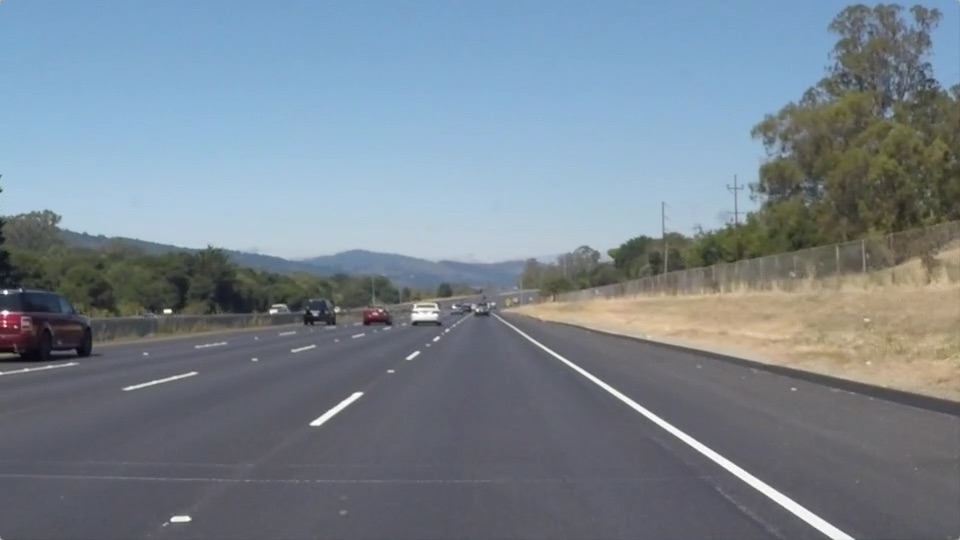
#> input picture images/swr.jpg, 960 x 540 px, found by its file name
$ jupyter execute project.ipynb
#> lines starting #> are read from the running program, lines starting #| are printed output that depends on the picture; after the words box and inside, x2 and y2 are one past the last pixel; in counts of white or black regions, pixels touching at a corner belong together
## CodeClause Internship Project - Road Lane Detection
Intern ID - CC51516

Intern Name - Sahib Preet Singh

Designation - Artificial Intelligence Intern

### Project Description
This project is based on the detection of road lanes. It is the base step of creating a self driving car project. In this I have collected trainig data from kaggle and captured the testing data on my own that is totally original.

[cell 1]
import matplotlib.pyplot as plt
import matplotlib.image as mpimg
import numpy as np
import cv2

[cell 2]
img1 = mpimg.imread("C:\python\CodeClauseInternship_RoadLaneDetection\images\swr.jpg")
#> img1 is the input picture: shape (540, 960, 3); mean R, G, B 120.3, 132.6, 143.7
yheight1 = img1.shape[0]
#> yheight1 = 540
xwidth1 = img1.shape[1]
#> xwidth1 = 960

img2 = mpimg.imread("C:\python\CodeClauseInternship_RoadLaneDetection\images\syl.jpg")
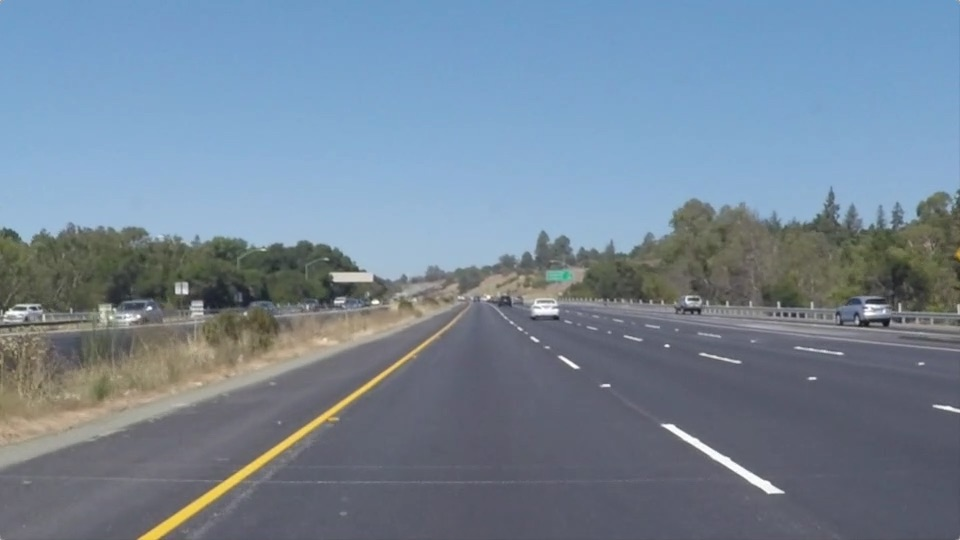
#> input picture images/syl.jpg, 960 x 540 px, found by its file name
#> img2 is the input picture: shape (540, 960, 3); mean R, G, B 116.5, 133.6, 150.8
yheight2 = img2.shape[0]
#> yheight2 = 540
xwidth2 = img2.shape[1]
#> xwidth2 = 960

### Pre-processing of the image using
1. Grayscale method
2. Gaussian blur

[cell 3]
def grayscale(image):
    return cv2.cvtColor(image, cv2.COLOR_RGB2GRAY)
graying1 = grayscale(img1)
graying2 = grayscale(img2)
#> in grayscale (call 2), `return cv2.cvtColor(image, cv2.COLOR_RGB2GRAY)`:
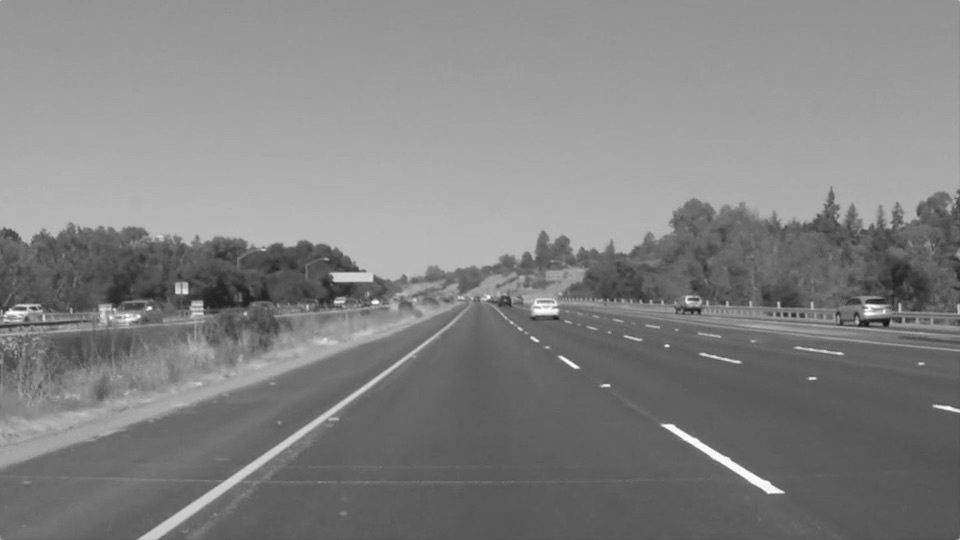
#> returned value: shape (540, 960); min 19, max 255, mean 130.4
plt.title("Grayscale Image")
plt.imshow(graying1, cmap='gray')
plt.show()
plt.title("Grayscale Image")
plt.imshow(graying2, cmap='gray')
plt.show()

[cell 4]
def gaussian_blur(image, kernel):
#> called with kernel = 3
    return cv2.GaussianBlur(image, (kernel, kernel), 0)
#> returned value: shape (540, 960, 3)

ksize = 3
gaussianBlur1 = gaussian_blur(img1, ksize)
gaussianBlur2 = gaussian_blur(img2, ksize)
plt.imshow(gaussianBlur1, cmap='gray')
plt.title("Blurred Image")
plt.show()
plt.imshow(gaussianBlur2, cmap='gray')
plt.title("Blurred Image")
plt.show()

### Canny Edge Detection

[cell 5]
def canny(img, low_threshold, high_threshold):
#> called with low_threshold = 150, high_threshold = 220
        return cv2.Canny(img, low_threshold, high_threshold)
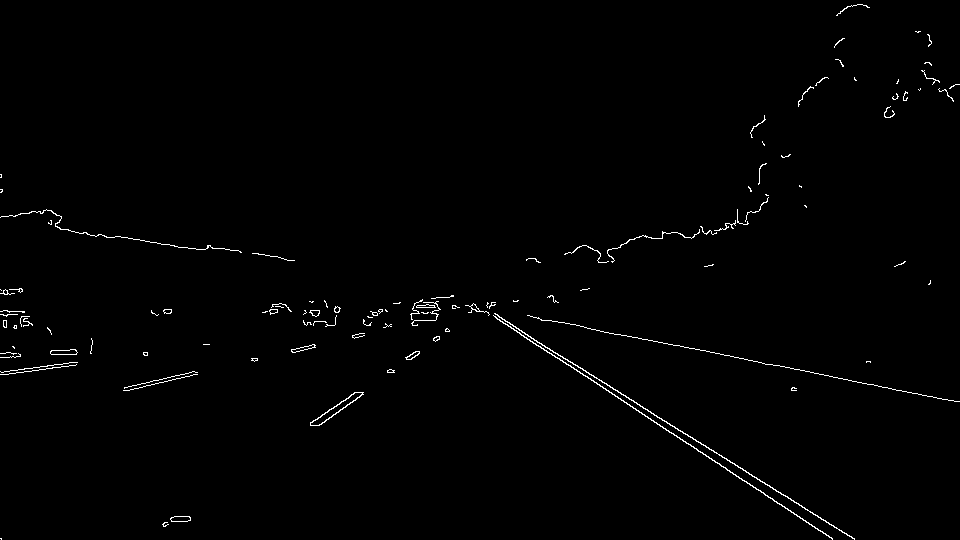
#> returned value: shape (540, 960); 0.88% white in thin lines or dots

minTh = 150
maxTh = 220
edgeDetectedImage1 = canny(gaussianBlur1, minTh, maxTh)
plt.imshow(edgeDetectedImage1, cmap="Greys_r")
plt.show()
edgeDetectedImage2 = canny(gaussianBlur2, minTh, maxTh)
#> in canny (call 2), `return cv2.Canny(img, low_threshold, high_threshold)`: returned value: shape (540, 960); 1.2% white in thin lines or dots, all inside (x1, y1, x2, y2) = (0, 189, 960, 540)
plt.imshow(edgeDetectedImage2, cmap="Greys_r")
plt.show()

### Region Masking

[cell 6]
line_image1 = np.copy(img1)
line_image2 = np.copy(img2)

#Defining criteria of selecting colour threshold variables and Let threshold be th
red_th = 210
green_th = 180
blue_th = 150

thresholds_for1 = (img1[:,:,0] < red_th) \
                | (img1[:,:,1] < green_th) \
                | (img1[:,:,2] < blue_th)
#> thresholds_for1: shape (540, 960) bool; 99.1% white; 65 black regions (51 under 20 px), largest, box (x1, y1, x2, y2) and area: (529, 338, 854, 540) 2243, (626, 315, 692, 332) 585, (584, 312, 637, 324) 358

thresholds_for2 = (img2[:,:,0] < red_th) \
            | (img2[:,:,1] < green_th) \
            | (img2[:,:,2] < blue_th)
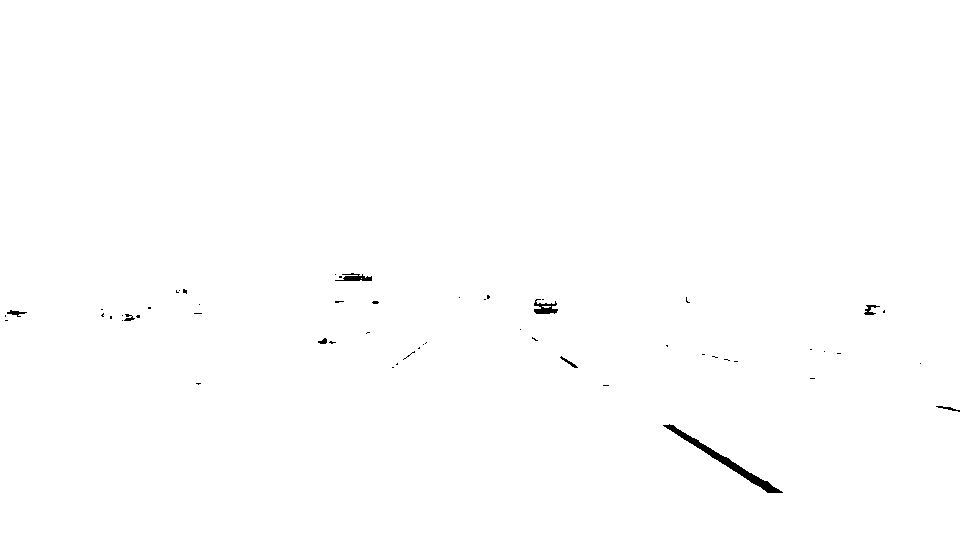
#> thresholds_for2: shape (540, 960) bool; 99.7% white; 55 black regions (46 under 20 px), largest, box (x1, y1, x2, y2) and area: (663, 424, 783, 493) 878, (534, 299, 558, 314) 196, (335, 273, 372, 281) 164

line_image1[thresholds_for1] = [0,0,0]
line_image2[thresholds_for2] = [0,0,0]

plt.imshow(img1)
plt.show()
plt.imshow(line_image1)
plt.show()

plt.imshow(img2)
plt.show()
plt.imshow(line_image2)
plt.show()

[cell 7]
l_bottom = np.array([100, 539])
r_bottom = np.array([950, 539])
apex = np.array([480, 290])

#As we go ahead, road somewhat assumes to be triangle in shape, though it is not so we will make a line fit on the 3 sides
fit_l = np.polyfit((l_bottom[0], apex[0]), (l_bottom[1], apex[1]), 1)
fit_r = np.polyfit((r_bottom[0], apex[0]), (r_bottom[1], apex[1]), 1)
fit_b = np.polyfit((l_bottom[0], r_bottom[0]), (l_bottom[1], r_bottom[1]), 1)

print(fit_l)
print(fit_r)
print(fit_b)

[cell 8]
# Marking Region
x_cord1, y_cord1 = np.meshgrid(np.arange(0,xwidth1), np.arange(0,yheight1))
x_cord2, y_cord2 = np.meshgrid(np.arange(0,xwidth2), np.arange(0,yheight2))

region_th1 = (y_cord1 > (x_cord1*fit_l[0]  + fit_l[1])) & \
            (y_cord1 > (x_cord1*fit_r[0]  + fit_r[1])) & \
            (y_cord1 > (x_cord1*fit_b[0] + fit_b[1]))

region_th2 = (y_cord2 > (x_cord2*fit_l[0]  + fit_l[1])) & \
            (y_cord2 > (x_cord2*fit_r[0]  + fit_r[1])) & \
            (y_cord2 > (x_cord2*fit_b[0] + fit_b[1]))\

#for region selection
line_image1[thresholds_for1 | ~region_th1] = [0,0,0]
#> line_image1: shape (540, 960, 3); every value is 0
line_image2[thresholds_for2 | ~region_th2] = [0,0,0]

#for color markings
color_select1 = np.copy(img1)
color_select2 = np.copy(img2)

color_select1[~thresholds_for1 | region_th1] = [255,255,0]
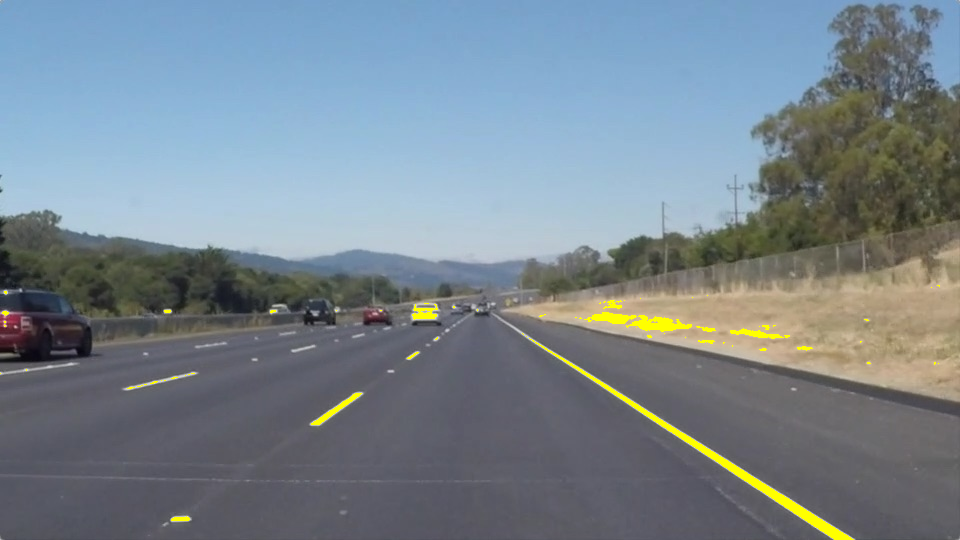
#> color_select1: shape (540, 960, 3); 0.88% of pixels changed, all inside (x1, y1, x2, y2) = (0, 285, 940, 540)
color_select2[~thresholds_for2 | region_th2] = [255,255,0]
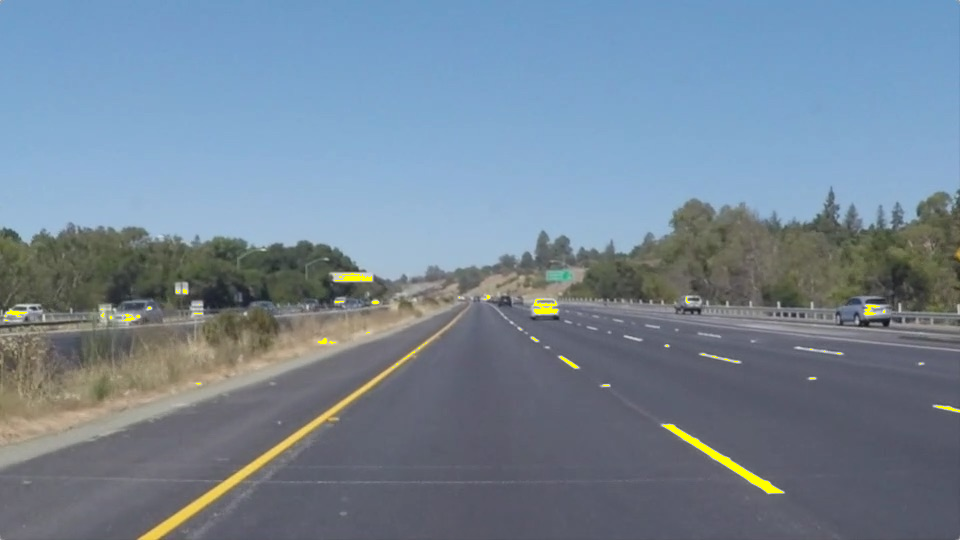
#> color_select2: shape (540, 960, 3); 0.34% of pixels changed, all inside (x1, y1, x2, y2) = (5, 273, 960, 493)

[cell 9]
# Plot the result for 1
plt.imshow(img1)
x = [l_bottom[0], r_bottom[0], apex[0], l_bottom[0]]
y = [l_bottom[1], r_bottom[1], apex[1], l_bottom[1]]
plt.plot(x, y, 'r--', lw=4)
plt.title("region")
plt.show()
plt.imshow(color_select1)
plt.title("Lane lines marked")
plt.show()

# Plot the result for 2
plt.imshow(img2)
x = [l_bottom[0], r_bottom[0], apex[0], l_bottom[0]]
y = [l_bottom[1], r_bottom[1], apex[1], l_bottom[1]]
plt.plot(x, y, 'r--', lw=4)
plt.title("region")
plt.show()
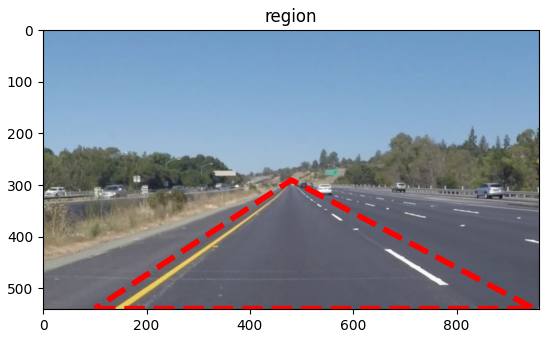
#> figure drawn by matplotlib, 1 panel
plt.imshow(color_select2)
plt.title("Lane lines marked")
plt.show()

On observing we can infer that yellow bold line is not marked green here, so let us improve our model

[cell 10]
mask = np.zeros_like(edgeDetectedImage2)
ignore_mask_color = 255
imshape = img2.shape
#> imshape = (540, 960, 3)
vertices = np.array([[(0,imshape[0]),(450, 290), (490, 290), (imshape[1],imshape[0])]], dtype=np.int32)
cv2.fillPoly(mask, vertices, ignore_mask_color)
#> mask: shape (540, 960); 24.2% white; 1 white region, box (x1, y1, x2, y2) and area: (1, 290, 960, 540) 125210
masked_edges = cv2.bitwise_and(edgeDetectedImage2, mask)
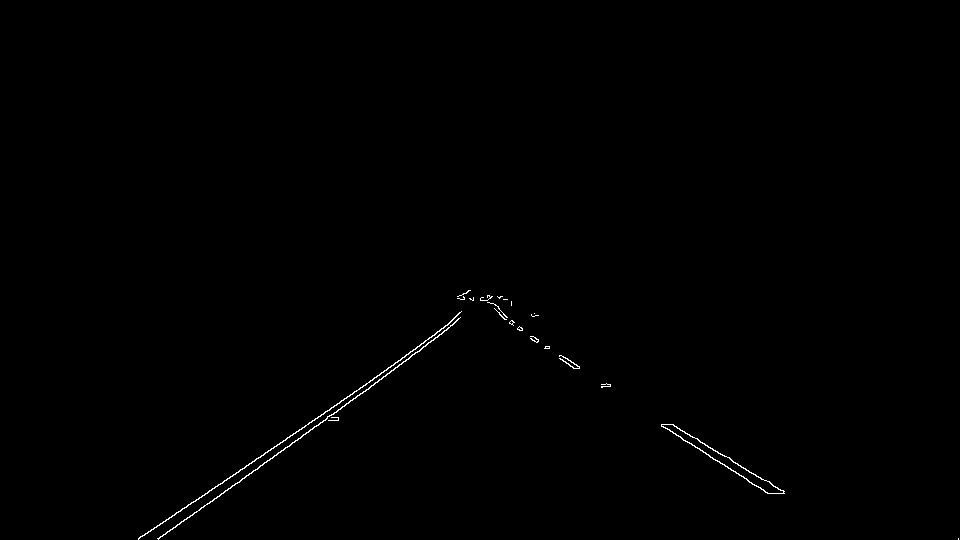
#> masked_edges: shape (540, 960); 0.34% white in thin lines or dots, all inside (x1, y1, x2, y2) = (138, 290, 959, 540)

def hough_lines(img, rho, theta, threshold, min_line_len, max_line_gap):
#> called with rho = 1, theta = 0.0175, threshold = 30, min_line_len = 20, max_line_gap = 20
    global lines
    lines = cv2.HoughLinesP(img, rho, theta, threshold, np.array([]),
              minLineLength=min_line_len, maxLineGap=max_line_gap)
#> lines = 21 rows, first 6: [192, 515, 441, 334], [138, 538, 386, 370], [670, 424, 783, 492], [138, 539, 339, 403], [544, 348, 575, 368], [662, 424, 752, 484]
    line_img = np.zeros((*img.shape, 3), dtype=np.uint8)
    return line_img


#hough lines
rho = 1
theta = np.pi/180
threshold = 30
min_line_len = 20
max_line_gap = 20

houged = hough_lines(masked_edges, rho, theta,
                  threshold, min_line_len, max_line_gap)

for i in lines:
    for x1,y1,x2,y2 in i:
        cv2.line(img2, (x1, y1), (x2, y2), [255, 0, 0], 2)
#> this loop made 21 passes
#> i on passes 1 to 12: [[192, 515, 441, 334]], [[138, 538, 386, 370]], [[670, 424, 783, 492]], [[138, 539, 339, 403]], [[544, 348, 575, 368]], [[662, 424, 752, 484]], [[468, 290, 579, 367]], [[325, 411, 400, 360]], [[411, 355, 454, 323]], [[531, 339, 579, 368]], [[467, 291, 522, 328]], [[672, 424, 783, 491]]

color_edge = np.dstack((edgeDetectedImage2, edgeDetectedImage2, edgeDetectedImage2))
combo = cv2.addWeighted(img2, 0.8, color_edge, 1, 0)
combo1 = cv2.polylines(combo, vertices, True, (255,0,255), 10)
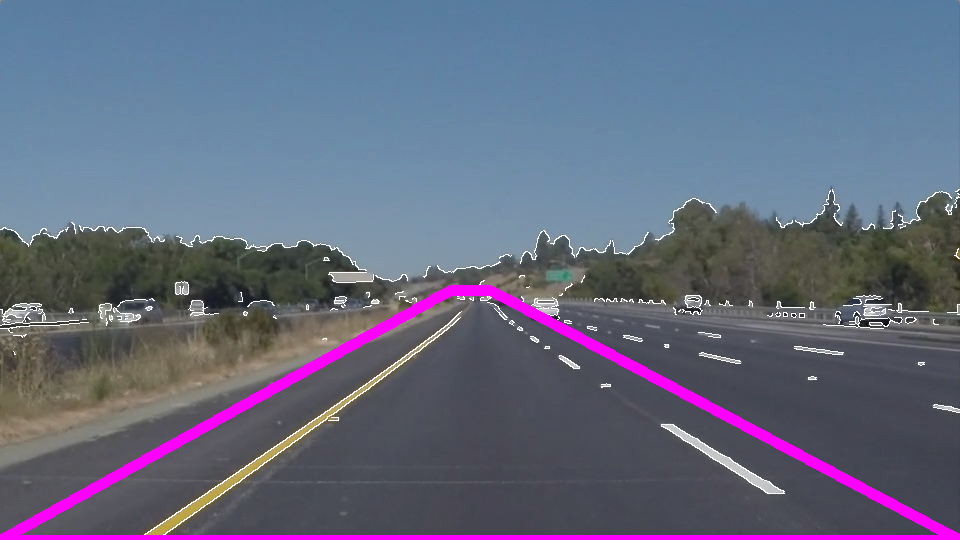
#> combo1: shape (540, 960, 3); mean R, G, B 100.1, 105.9, 127.4
plt.title("Improved Detection and Region marked with Pink")
plt.imshow(combo)
plt.show()
